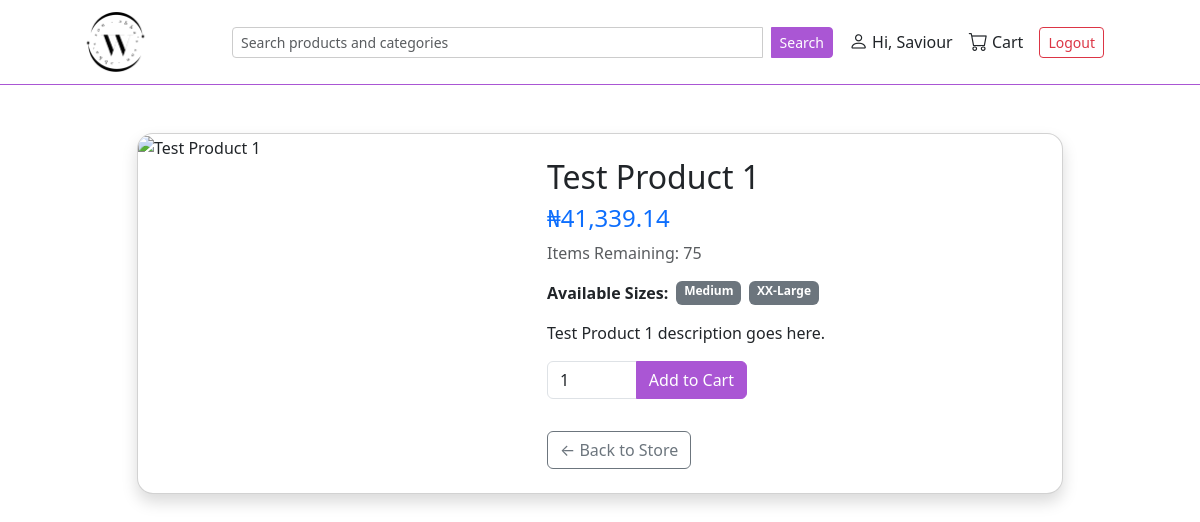
Screenshot of /test-product-1 (signed in) with the database file from the repository.
### user/models.py (models this page shows, shortened)
class CustomUser(AbstractUser):
    phone = PhoneNumberField(region='NG', blank=True, null=True) # type: ignore

class UserProfile(models.Model):
    user = models.OneToOneField(settings.AUTH_USER_MODEL, on_delete=models.CASCADE)
    nickname = models.CharField(max_length=15, blank=True)
    profile_picture = models.ImageField(upload_to='avatars/', default='avatars/userimage.png')
    class Meta:
        verbose_name_plural = 'User Profiles'

### catalogue/models.py (models this page shows, shortened)
class Product(models.Model):
    name = models.CharField(max_length=100)
    slug = models.SlugField()
    description = models.TextField()
    category = models.ManyToManyField(Category, blank=True, related_name='product')
    price = models.DecimalField(max_digits=8, decimal_places=2)
    size = models.ManyToManyField(Size, blank=True, related_name='sizes')
    image = models.ImageField(upload_to= 'product/',blank=True, null=True)
    product_type = models.ForeignKey(ProductType, on_delete=models.CASCADE, related_name='type', null=True)
    is_active = models.BooleanField()
    date_created = models.DateTimeField(auto_now_add=True)
    def avail_units(self):
        try:
            return self.stock.qty # type: ignore
        except Stock.DoesNotExist:
            return 0

class Stock(models.Model):
    product = models.OneToOneField(Product, on_delete=models.CASCADE, null=True, blank=True, related_name='stock')
    qty = models.IntegerField()
    units_sold = models.IntegerField()

class Size(models.Model):
    size = models.CharField()

### catalogue/views.py (the view)
# urls.py: path('<slug:slug>', views.product, name='product_page'),
def product(request, slug):
    product = Product.objects.get(slug=slug)
    return render(request, 'catalogue/product.html', {'product': product})

### catalogue/templates/catalogue/product.html (shortened to what this page needs)
{% extends 'layout.html' %}
{% load humanize %}
{% block content %}
<div class="container my-5">
  <div class="row justify-content-center">
    <div class="col-lg-10">
      <div class="card shadow rounded-4 overflow-hidden">
        <div class="row g-0">
          <div class="col-md-5">
            {% if product.image %}
              <img src="{{ product.image.url }}" alt="{{ product.name }}" class="w-100 h-100 object-fit-cover">
            {% else %}
              <img src="https://res.cloudinary.com/dokhpnmjw/image/upload/v1754089061/images_drfxy4.png" alt="{{ product.name }}" class="w-100 h-100 object-fit-cover">
            {% endif %}
          </div>
          <div class="col-md-7">
            <div class="card-body p-4">
              <h2 class="card-title">{{ product.name }}</h2>
              <h4 class="text-primary mt-2">₦{{ product.price|intcomma }}</h4>
              <p class="text-muted">Items Remaining: {{ product.avail_units }}</p>
              <ul class="list-unstyled d-flex flex-wrap gap-2 mb-3">
                <li class="fw-bold">Available Sizes:</li>
                {% for size in product.size.all %}
                  <li class="badge bg-secondary">{{ size.size }}</li>
                {% empty %}
                  <li class="text-danger">None</li>
                {% endfor %}
              </ul>
              <p class="card-text">{{ product.description }}</p>
              <form method="post" action="{% url 'store:product_to_cart' id=product.id %}" class="mt-3">
                <div class="input-group mb-3" style="max-width: 200px;">
                  <input type="number" name="qty" min="1" max="{{ product.avail_units }}" value="1" class="form-control" required>
                  <button type="submit" class="btn btn-primary-custom">Add to Cart</button>
                </div>
              </form>
              <a href="{% url 'store:store' %}" class="btn btn-outline-secondary mt-3">← Back to Store</a>
            </div>
          </div>
        </div>
      </div>
    </div>
  </div>
</div>
{% endblock %}

### templates/layout.html (shortened to what this page needs)
{% load static %}
<!DOCTYPE html>
<html lang="en">
<head>
    <link rel="stylesheet" href="{% static 'css/bootstrap.min.css' %}">
    <link rel="stylesheet" href="https://cdn.jsdelivr.net/npm/bootstrap-icons@1.11.3/font/bootstrap-icons.css">
</head>
<body>
    <div class="topbar d-flex justify-content-between align-items-center sticky-top">
        <a href='{% url "store:store" %}'><div class="logo-space"></div></a>
        <form class="d-flex flex-grow-1 mx-3" method="GET" action=" {% url 'search' %} ">
          <input name="q" class="form-control form-control-sm search-input" type="search" placeholder="Search products and categories" style="max-width: 650px;">
          <button class="btn btn-sm btn-primary-custom ms-2 search-button" type="submit">Search</button>
      </form>
        <div class="d-flex align-items-center ms-auto">
          {% if user.is_authenticated %}
              <a href="{% url 'user:profile' %}" class="text-dark me-3 text-decoration-none d-flex align-items-center">
                  <i class="bi bi-person nav-icon me-1"></i> Hi, {{ user.userprofile.nickname|default:"User" }}
              </a>
              <a href="{% url 'order:cart' %}" class="text-dark me-3 text-decoration-none d-flex align-items-center">
                  <i class="bi bi-cart nav-icon me-1"></i> Cart
              </a>
              <form method="POST" action="{% url 'user:logout' %}" class="mb-0">
                  <button class="btn btn-sm btn-outline-danger me-topbar-custom">Logout</button>
              </form>
          {% else %}
              <a href="{% url 'user:login' %}" class="btn btn-sm btn-primary-custom">Login</a>
          {% endif %}
      </div>
    </div>
    <div class="container-fluid" style="padding-left: 0px; padding-right: 0px;">
        {% block content %}
        {% endblock %}
    </div>
</body>
</html>

### rows the page displays
CustomUser: userprofile.nickname "Saviour"
Product: name "Test Product 1", price "41,339.14", avail_units "75", description "Test Product 1 description goes here."
Size: size "Medium"
Size: size "XX-Large"
